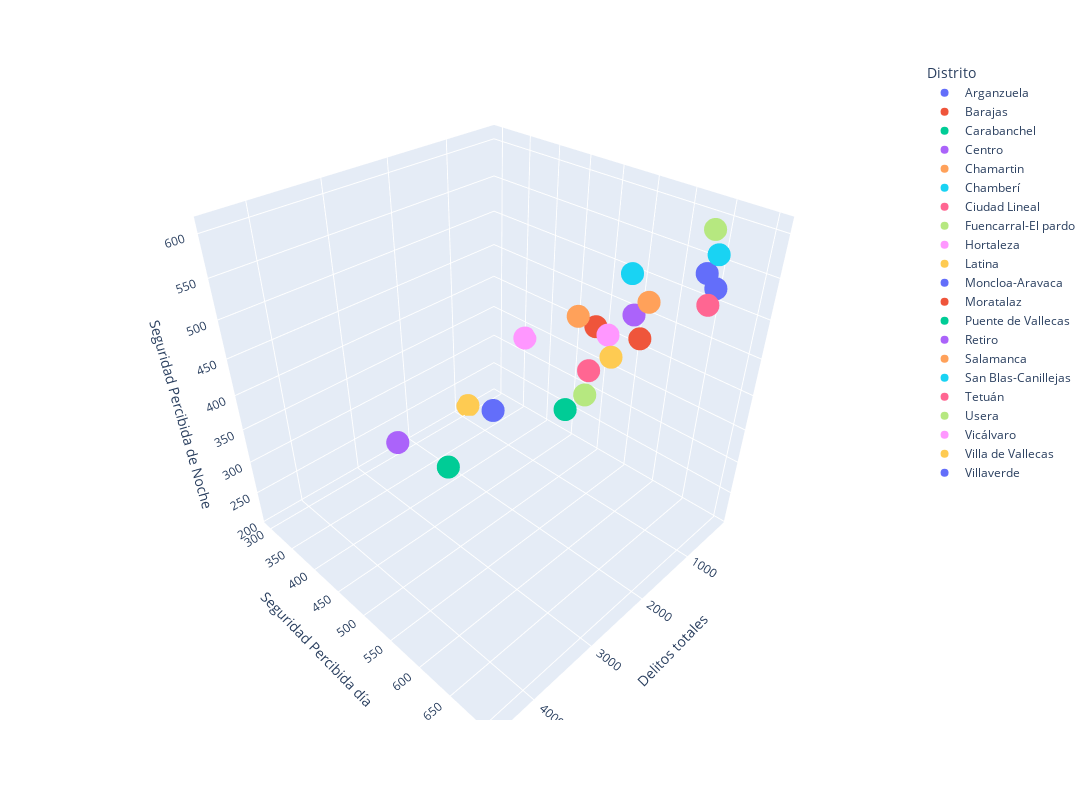

Notebook cell for this chart:
### Code cell
fig.show()

### Figure 1 — Plotly figure (JSON) as saved in the notebook; plotly's stock layout.template omitted (floating-point values rounded to 4 significant figures)
{"data": [{"hovertemplate": "<b>%{hovertext}</b><br><br>Distrito=Arganzuela<br>Delitos totales=%{x}<br>Seguridad Percibida día=%{y}<br>Seguridad Percibida de Noche=%{z}<extra></extra>", "hovertext": ["Arganzuela"], "legendgroup": "Arganzuela", "marker": {"color": "#636efa", "symbol": "circle"}, "mode": "markers", "name": "Arganzuela", "scene": "scene", "showlegend": true, "type": "scatter3d", "x": [800], "y": [678.4], "z": [548.8]}, {"hovertemplate": "<b>%{hovertext}</b><br><br>Distrito=Barajas<br>Delitos totales=%{x}<br>Seguridad Percibida día=%{y}<br>Seguridad Percibida de Noche=%{z}<extra></extra>", "hovertext": ["Barajas"], "legendgroup": "Barajas", "marker": {"color": "#EF553B", "symbol": "circle"}, "mode": "markers", "name": "Barajas", "scene": "scene", "showlegend": true, "type": "scatter3d", "x": [261], "y": [489.6], "z": [405.6]}, {"hovertemplate": "<b>%{hovertext}</b><br><br>Distrito=Carabanchel<br>Delitos totales=%{x}<br>Seguridad Percibida día=%{y}<br>Seguridad Percibida de Noche=%{z}<extra></extra>", "hovertext": ["Carabanchel"], "legendgroup": "Carabanchel", "marker": {"color": "#00cc96", "symbol": "circle"}, "mode": "markers", "name": "Carabanchel", "scene": "scene", "showlegend": true, "type": "scatter3d", "x": [1881], "y": [570.4], "z": [392.8]}, {"hovertemplate": "<b>%{hovertext}</b><br><br>Distrito=Centro<br>Delitos totales=%{x}<br>Seguridad Percibida día=%{y}<br>Seguridad Percibida de Noche=%{z}<extra></extra>", "hovertext": ["Centro"], "legendgroup": "Centro", "marker": {"color": "#ab63fa", "symbol": "circle"}, "mode": "markers", "name": "Centro", "scene": "scene", "showlegend": true, "type": "scatter3d", "x": [4490], "y": [578.9], "z": [488.6]}, {"hovertemplate": "<b>%{hovertext}</b><br><br>Distrito=Chamartin<br>Delitos totales=%{x}<br>Seguridad Percibida día=%{y}<br>Seguridad Percibida de Noche=%{z}<extra></extra>", "hovertext": ["Chamartin"], "legendgroup": "Chamartin", "marker": {"color": "#FFA15A", "symbol": "circle"}, "mode": "markers", "name": "Chamartin", "scene": "scene", "showlegend": true, "type": "scatter3d", "x": [934], "y": [607.6], "z": [511]}, {"hovertemplate": "<b>%{hovertext}</b><br><br>Distrito=Chamberí<br>Delitos totales=%{x}<br>Seguridad Percibida día=%{y}<br>Seguridad Percibida de Noche=%{z}<extra></extra>", "hovertext": ["Chamberí"], "legendgroup": "Chamberí", "marker": {"color": "#19d3f3", "symbol": "circle"}, "mode": "markers", "name": "Chamberí", "scene": "scene", "showlegend": true, "type": "scatter3d", "x": [754], "y": [569.8], "z": [526.4]}, {"hovertemplate": "<b>%{hovertext}</b><br><br>Distrito=Ciudad Lineal<br>Delitos totales=%{x}<br>Seguridad Percibida día=%{y}<br>Seguridad Percibida de Noche=%{z}<extra></extra>", "hovertext": ["Ciudad Lineal"], "legendgroup": "Ciudad Lineal", "marker": {"color": "#FF6692", "symbol": "circle"}, "mode": "markers", "name": "Ciudad Lineal", "scene": "scene", "showlegend": true, "type": "scatter3d", "x": [1398], "y": [703], "z": [561]}, {"hovertemplate": "<b>%{hovertext}</b><br><br>Distrito=Fuencarral-El pardo<br>Delitos totales=%{x}<br>Seguridad Percibida día=%{y}<br>Seguridad Percibida de Noche=%{z}<extra></extra>", "hovertext": ["Fuencarral-El pardo"], "legendgroup": "Fuencarral-El pardo", "marker": {"color": "#B6E880", "symbol": "circle"}, "mode": "markers", "name": "Fuencarral-El pardo", "scene": "scene", "showlegend": true, "type": "scatter3d", "x": [705], "y": [661.5], "z": [605.7]}, {"hovertemplate": "<b>%{hovertext}</b><br><br>Distrito=Hortaleza<br>Delitos totales=%{x}<br>Seguridad Percibida día=%{y}<br>Seguridad Percibida de Noche=%{z}<extra></extra>", "hovertext": ["Hortaleza"], "legendgroup": "Hortaleza", "marker": {"color": "#FF97FF", "symbol": "circle"}, "mode": "markers", "name": "Hortaleza", "scene": "scene", "showlegend": true, "type": "scatter3d", "x": [620], "y": [534.8], "z": [426.3]}, {"hovertemplate": "<b>%{hovertext}</b><br><br>Distrito=Latina<br>Delitos totales=%{x}<br>Seguridad Percibida día=%{y}<br>Seguridad Percibida de Noche=%{z}<extra></extra>", "hovertext": ["Latina"], "legendgroup": "Latina", "marker": {"color": "#FECB52", "symbol": "circle"}, "mode": "markers", "name": "Latina", "scene": "scene", "showlegend": true, "type": "scatter3d", "x": [1139], "y": [577.6], "z": [435.2]}, {"hovertemplate": "<b>%{hovertext}</b><br><br>Distrito=Moncloa-Aravaca<br>Delitos totales=%{x}<br>Seguridad Percibida día=%{y}<br>Seguridad Percibida de Noche=%{z}<extra></extra>", "hovertext": ["Moncloa-Aravaca"], "legendgroup": "Moncloa-Aravaca", "marker": {"color": "#636efa", "symbol": "circle"}, "mode": "markers", "name": "Moncloa-Aravaca", "scene": "scene", "showlegend": true, "type": "scatter3d", "x": [848], "y": [668], "z": [564]}, {"hovertemplate": "<b>%{hovertext}</b><br><br>Distrito=Moratalaz<br>Delitos totales=%{x}<br>Seguridad Percibida día=%{y}<br>Seguridad Percibida de Noche=%{z}<extra></extra>", "hovertext": ["Moratalaz"], "legendgroup": "Moratalaz", "marker": {"color": "#EF553B", "symbol": "circle"}, "mode": "markers", "name": "Moratalaz", "scene": "scene", "showlegend": true, "type": "scatter3d", "x": [411], "y": [569.1], "z": [427]}, {"hovertemplate": "<b>%{hovertext}</b><br><br>Distrito=Puente de Vallecas<br>Delitos totales=%{x}<br>Seguridad Percibida día=%{y}<br>Seguridad Percibida de Noche=%{z}<extra></extra>", "hovertext": ["Puente de Vallecas"], "legendgroup": "Puente de Vallecas", "marker": {"color": "#00cc96", "symbol": "circle"}, "mode": "markers", "name": "Puente de Vallecas", "scene": "scene", "showlegend": true, "type": "scatter3d", "x": [3079], "y": [490.7], "z": [327.6]}, {"hovertemplate": "<b>%{hovertext}</b><br><br>Distrito=Retiro<br>Delitos totales=%{x}<br>Seguridad Percibida día=%{y}<br>Seguridad Percibida de Noche=%{z}<extra></extra>", "hovertext": ["Retiro"], "legendgroup": "Retiro", "marker": {"color": "#ab63fa", "symbol": "circle"}, "mode": "markers", "name": "Retiro", "scene": "scene", "showlegend": true, "type": "scatter3d", "x": [587], "y": [567.7], "z": [466.2]}, {"hovertemplate": "<b>%{hovertext}</b><br><br>Distrito=Salamanca<br>Delitos totales=%{x}<br>Seguridad Percibida día=%{y}<br>Seguridad Percibida de Noche=%{z}<extra></extra>", "hovertext": ["Salamanca"], "legendgroup": "Salamanca", "marker": {"color": "#FFA15A", "symbol": "circle"}, "mode": "markers", "name": "Salamanca", "scene": "scene", "showlegend": true, "type": "scatter3d", "x": [1771], "y": [571.9], "z": [511]}, {"hovertemplate": "<b>%{hovertext}</b><br><br>Distrito=San Blas-Canillejas<br>Delitos totales=%{x}<br>Seguridad Percibida día=%{y}<br>Seguridad Percibida de Noche=%{z}<extra></extra>", "hovertext": ["San Blas-Canillejas"], "legendgroup": "San Blas-Canillejas", "marker": {"color": "#19d3f3", "symbol": "circle"}, "mode": "markers", "name": "San Blas-Canillejas", "scene": "scene", "showlegend": true, "type": "scatter3d", "x": [973], "y": [684], "z": [594]}, {"hovertemplate": "<b>%{hovertext}</b><br><br>Distrito=Tetuán<br>Delitos totales=%{x}<br>Seguridad Percibida día=%{y}<br>Seguridad Percibida de Noche=%{z}<extra></extra>", "hovertext": ["Tetuán"], "legendgroup": "Tetuán", "marker": {"color": "#FF6692", "symbol": "circle"}, "mode": "markers", "name": "Tetuán", "scene": "scene", "showlegend": true, "type": "scatter3d", "x": [1406], "y": [565.6], "z": [422.8]}, {"hovertemplate": "<b>%{hovertext}</b><br><br>Distrito=Usera<br>Delitos totales=%{x}<br>Seguridad Percibida día=%{y}<br>Seguridad Percibida de Noche=%{z}<extra></extra>", "hovertext": ["Usera"], "legendgroup": "Usera", "marker": {"color": "#B6E880", "symbol": "circle"}, "mode": "markers", "name": "Usera", "scene": "scene", "showlegend": true, "type": "scatter3d", "x": [1068], "y": [538.4], "z": [359.2]}, {"hovertemplate": "<b>%{hovertext}</b><br><br>Distrito=Vicálvaro<br>Delitos totales=%{x}<br>Seguridad Percibida día=%{y}<br>Seguridad Percibida de Noche=%{z}<extra></extra>", "hovertext": ["Vicálvaro"], "legendgroup": "Vicálvaro", "marker": {"color": "#FF97FF", "symbol": "circle"}, "mode": "markers", "name": "Vicálvaro", "scene": "scene", "showlegend": true, "type": "scatter3d", "x": [238], "y": [360.5], "z": [333]}, {"hovertemplate": "<b>%{hovertext}</b><br><br>Distrito=Villa de Vallecas<br>Delitos totales=%{x}<br>Seguridad Percibida día=%{y}<br>Seguridad Percibida de Noche=%{z}<extra></extra>", "hovertext": ["Villa de Vallecas"], "legendgroup": "Villa de Vallecas", "marker": {"color": "#FECB52", "symbol": "circle"}, "mode": "markers", "name": "Villa de Vallecas", "scene": "scene", "showlegend": true, "type": "scatter3d", "x": [854], "y": [296.8], "z": [210]}, {"hovertemplate": "<b>%{hovertext}</b><br><br>Distrito=Villaverde<br>Delitos totales=%{x}<br>Seguridad Percibida día=%{y}<br>Seguridad Percibida de Noche=%{z}<extra></extra>", "hovertext": ["Villaverde"], "legendgroup": "Villaverde", "marker": {"color": "#636efa", "symbol": "circle"}, "mode": "markers", "name": "Villaverde", "scene": "scene", "showlegend": true, "type": "scatter3d", "x": [1060], "y": [372.6], "z": [249.6]}], "layout": {"height": 800, "legend": {"title": {"text": "Distrito"}, "tracegroupgap": 0}, "margin": {"t": 60}, "scene": {"domain": {"x": [0, 1], "y": [0, 1]}, "xaxis": {"title": {"text": "Delitos totales"}}, "yaxis": {"title": {"text": "Seguridad Percibida día"}}, "zaxis": {"title": {"text": "Seguridad Percibida de Noche"}}}, "width": 1200}}
